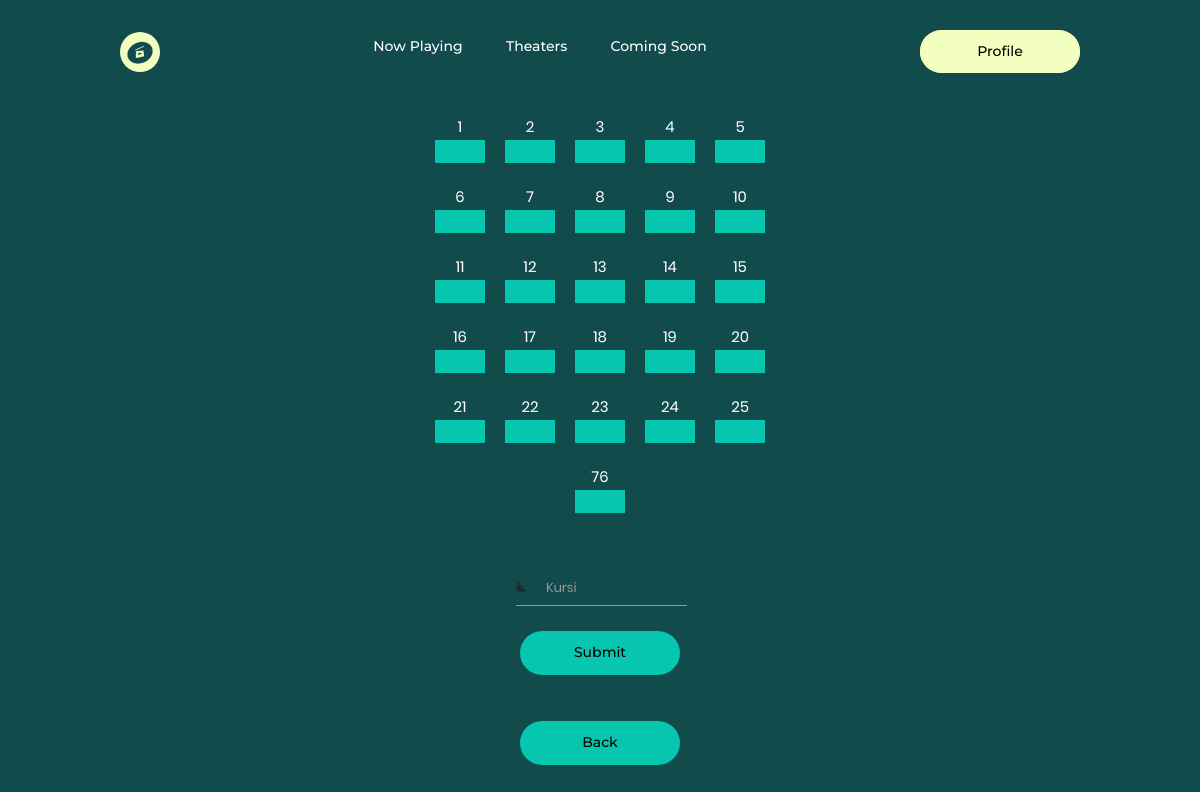
Page /index.php/booking/showPlaying?id=2&ruangan=1 on the committed database.
### tables this page shows
CREATE TABLE `kursi` (
  `id_kursi` int(11) NOT NULL,
  `index_kursi` varchar(11) NOT NULL,
  `id_ruangan` int(11) NOT NULL,
  `is_booked` tinyint(1) DEFAULT NULL
);

### application/controllers/Booking.php (called while the page is built, shortened)
<?php
class Booking extends CI_Controller {
  public function __construct()
  {
    $this->load->model('Movie_model');
    $this->load->model('Room_model');
    $this->load->model('User_model');
  }
	public function showPlaying()
  {
		$url = $this->input->get('id');
    $ruangan = $this->input->get('ruangan');
    $data['movie'] = $this->Movie_model->get_movie($url);
    $data['kursi'] = $this->Room_model->get_kursi($ruangan);
		$data['ruang'] = $this->Room_model->getSatuRuangan($ruangan);
		$data['menit'] = $this->Movie_model->hoursToMinutes($data['movie']['waktu_film']);
    $data['user'] = $this->User_model->getMyData($this->session->userdata('user_id'));
    $data['umur'] = $this->User_model->hitungUmur($this->session->userdata('user_id'));
    $this->load->view('user/inBooking', $data);
	}
}

### index.php (called while the page is built, shortened)
<?php
require_once BASEPATH.'core/CodeIgniter.php';

### application/models/Room_model.php (called while the page is built, shortened)
<?php
class Room_model extends CI_Model
{
  public function get_kursi($ruangan) {
    $this->db->select('*');
    $this->db->from('kursi');
    $this->db->where('id_ruangan', $ruangan);
    $query = $this->db->get();
    return $query->result_array();
  }
  public function getSatuRuangan($ruangan) {
    $this->db->select('*');
    $this->db->from('ruangan');
    $this->db->where('id_ruangan', $ruangan);
    $query = $this->db->get()->row_array();
		return $query;
	}
}

### application/models/Movie_model.php (called while the page is built, shortened)
<?php
class Movie_model extends CI_Model
{
  public function get_movie($id) {
    $this->db->select('*');
    $this->db->from('movies');
    $this->db->where('id_movie', $id);
    $this->db->limit(1);
    $query = $this->db->get();
    return $query->row_array();
  }
}

### application/views/user/inBooking.php (the view, shortened to what this page needs)
<!DOCTYPE html>
<html>
<head>
    <link rel="stylesheet" href="https://stackpath.bootstrapcdn.com/bootstrap/4.5.0/css/bootstrap.min.css">
    <link rel="stylesheet" href="https://maxcdn.bootstrapcdn.com/bootstrap/4.0.0/css/bootstrap.min.css">
    <link rel="stylesheet" type="text/css" href="https://maxcdn.bootstrapcdn.com/bootstrap/3.3.7/css/bootstrap.min.css">
    <link rel="stylesheet" type="text/css" href="https://maxcdn.bootstrapcdn.com/font-awesome/4.7.0/css/font-awesome.min.css">
    <link rel="stylesheet" href="https://cdnjs.cloudflare.com/ajax/libs/material-design-iconic-font/2.2.0/css/material-design-iconic-font.min.css">
    <link rel="stylesheet" href="path/to/material-design-iconic-font/css/material-design-iconic-font.min.css">
    <link rel="stylesheet" type="text/css" href="<?php echo base_url() . "assets/css/booking.css"; ?>">
    <link rel="stylesheet" type="text/css" href="<?php echo base_url() . "assets/css/now.css"; ?>">
    <link rel="stylesheet" type="text/css" href="<?php echo base_url() . "assets/css/kursi.css"; ?>">
</head>
<body>
<header>
    <a href="<?php echo site_url('dashboard')?>">
        <img class="logo" src="<?= base_url() . "/assets/images/logo.jpg"; ?>" style="border-radius: 25px;" width="40" height="35" alt="logo">
    </a>
    <nav>
        <ul class="nav_links">
            <li><a href="<?php echo site_url('booking/now') ?>">Now Playing</a></li>
            <li><a href="<?php echo site_url('booking/teater') ?>">Theaters</a></li>
            <li><a href="<?php echo site_url('booking/soon') ?>">Coming Soon</a></li>
        </ul>
    </nav>
    <li class="dropdown"><a href="<?php echo site_url('booking/ShowProfile') ?>"><button>Profile</button></a>
    </li>
</header>
    <?php
		$id = $movie['id_movie'];
    $ruangan = $movie['id_ruangan'];
		$pathToOrder = site_url() . "/booking/showBooking?id=$id&ruangan=$ruangan";
    ?>
      <div class="kotak" style="text-align: center; width: 100%;">
        <div class="satu-renteng">
          <?php
          $counter = 0;
          foreach ($kursi as $i) {
            $id_kursi = $i['id_kursi'];
            if ($counter == $ruang['panjang_ruangan']) {
              $counter = 0;
              echo "<br>";
            }
            if ($i['is_booked'] == 1) {
              echo
                "<div class='box box-sudah-dipesan' onClick='errorMessage()'>
                    <p>$id_kursi</p>
                  </div>";
            } else {
              echo
                "<div class='box' onClick='ubahWarna(this)' data-value=$id_kursi>
                    <p>$id_kursi</p>
                  </div>";
            }
            $counter++;
          }
          ?>
        </div><br><br>
	<form action="<?= site_url() . "/booking/showOrderMovie"; ?>" method="POST">
        <div class="form-group" style=" margin-left:43%; color:white">
            <label for="kursi"><i class="zmdi zmdi-airline-seat-recline-extra"></i></label>
            <input style="width:25%;" type="text" name="kursi" id="tempatKursi" placeholder="Kursi" readonly required autocomplete="off"/>
        </div>
        <button type="submit" style="background-color: #06C6AF;">Submit</button>
      </form><br><br>
        <a href="<?=$pathToOrder?>"><button style="background-color: #06C6AF;">Back</button></a>
      </div>
</body>
</html>

### assets/css/booking.css (style rules this page uses)
*, *::before, *::after { margin: 0; padding: 0; }
* { box-sizing: border-box; margin: 0; padding: 0; background-color: #114B4C; list-style-type: none; }
li, a, button { font-family: "Montserrat", sans-serif; font-weight: 500; font-size: 14px; color: #ffffff; text-decoration: none; }
header { display: flex; justify-content: space-between; align-items: center; padding: 30px 10%; }
.logo { cursor: pointer; }
.nav_links { list-style: none; }
.nav_links li { display: inline-block; padding: 0px 20px; }
.nav_links li a { transition: all 0.3s ease 0s; }
button { padding: 9px 25px; background-color: rgb(243, 255, 192, 1); border: none; border-radius: 50px; cursor: pointer; transition: all 0.3s ease 0s; color: black; min-width: 160px; }
.dropdown { position: relative; display: inline-block; border-radius: 50px; background-color: #F3FFC0; }
.box { display: inline-block; margin: 10px; background-color: #06C6AF; color: #fff; height: 50px; width: 50px; text-align: center; }
.box p { text-align: center; margin: 0 auto; }

### assets/css/now.css (style rules this page uses)
* { box-sizing: border-box; margin: 0; padding: 0; background-color: #114B4C; list-style-type: none; }
li, a, button { font-family: "Montserrat", sans-serif; font-weight: 500; font-size: 14px; color: #ffffff; text-decoration: none; }
header { display: flex; justify-content: space-between; align-items: center; padding: 30px 10%; }
.logo { cursor: pointer; }
.nav_links { list-style: none; }
.nav_links li { display: inline-block; padding: 0px 20px; }
.nav_links li a { transition: all 0.3s ease 0s; }
button { padding: 9px 25px; background-color: rgb(243, 255, 192, 1); border: none; border-radius: 50px; cursor: pointer; transition: all 0.3s ease 0s; color: black; min-width: 160px; }
.dropdown { position: relative; display: inline-block; border-radius: 50px; background-color: #F3FFC0; }

### assets/css/kursi.css (style rules this page uses)
input, select, textarea { outline: none; appearance: unset !important; -moz-appearance: unset !important; -webkit-appearance: unset !important; -o-appearance: unset !important; -ms-appearance: unset !important; }
img { max-width: 100%; height: auto; }
p { margin-bottom: 0px; font-size: 15px; color: #ffffff; }
body { font-size: 13px; line-height: 1.8; color: #222; background: #f8f8f8; font-weight: 400; font-family: Poppins; }
.form-group { position: relative; margin-bottom: 25px; overflow: hidden; }
input { width: 100%; display: block; border: none; border-bottom: 1px solid #999; padding: 6px 30px; font-family: Poppins; box-sizing: border-box; }
label { position: absolute; left: 0; top: 50%; transform: translateY(-50%); -moz-transform: translateY(-50%); -webkit-transform: translateY(-50%); -o-transform: translateY(-50%); -ms-transform: translateY(-50%); color: #222; }

### rows in the picture
kursi: id_kursi "1"
kursi: id_kursi "2"
kursi: id_kursi "3"
kursi: id_kursi "4"
kursi: id_kursi "5"
kursi: id_kursi "6"
kursi: id_kursi "7"
kursi: id_kursi "8"
kursi: id_kursi "9"
kursi: id_kursi "10"
kursi: id_kursi "11"
kursi: id_kursi "12"
kursi: id_kursi "13"
kursi: id_kursi "14"
kursi: id_kursi "15"
kursi: id_kursi "16"
kursi: id_kursi "17"
kursi: id_kursi "18"
kursi: id_kursi "19"
kursi: id_kursi "20"
kursi: id_kursi "21"
kursi: id_kursi "22"
kursi: id_kursi "23"
kursi: id_kursi "24"
kursi: id_kursi "25"
kursi: id_kursi "76"
